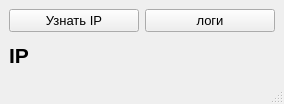
<?xml version="1.0" encoding="UTF-8"?>
<ui version="4.0">
 <class>MainWindow</class>
 <widget class="QMainWindow" name="MainWindow">
  <property name="geometry">
   <rect>
    <x>0</x>
    <y>0</y>
    <width>284</width>
    <height>104</height>
   </rect>
  </property>
  <property name="sizePolicy">
   <sizepolicy hsizetype="Minimum" vsizetype="Minimum">
    <horstretch>0</horstretch>
    <verstretch>0</verstretch>
   </sizepolicy>
  </property>
  <property name="minimumSize">
   <size>
    <width>280</width>
    <height>104</height>
   </size>
  </property>
  <property name="maximumSize">
   <size>
    <width>420</width>
    <height>180</height>
   </size>
  </property>
  <property name="windowTitle">
   <string>MainWindow</string>
  </property>
  <widget class="QWidget" name="centralwidget">
   <layout class="QHBoxLayout" name="horizontalLayout_2">
    <item>
     <layout class="QVBoxLayout" name="verticalLayout">
      <item>
       <layout class="QHBoxLayout" name="horizontalLayout">
        <item>
         <widget class="QPushButton" name="pushButton">
          <property name="font">
           <font>
            <pointsize>10</pointsize>
           </font>
          </property>
          <property name="text">
           <string>Узнать IP</string>
          </property>
         </widget>
        </item>
        <item>
         <widget class="QPushButton" name="pushButton_2">
          <property name="font">
           <font>
            <pointsize>10</pointsize>
           </font>
          </property>
          <property name="text">
           <string>логи</string>
          </property>
         </widget>
        </item>
       </layout>
      </item>
      <item>
       <widget class="QLabel" name="label1">
        <property name="font">
         <font>
          <pointsize>16</pointsize>
          <weight>75</weight>
          <bold>true</bold>
         </font>
        </property>
        <property name="text">
         <string>IP</string>
        </property>
       </widget>
      </item>
     </layout>
    </item>
   </layout>
  </widget>
  <widget class="QStatusBar" name="statusbar"/>
 </widget>
 <resources/>
 <connections/>
</ui>
